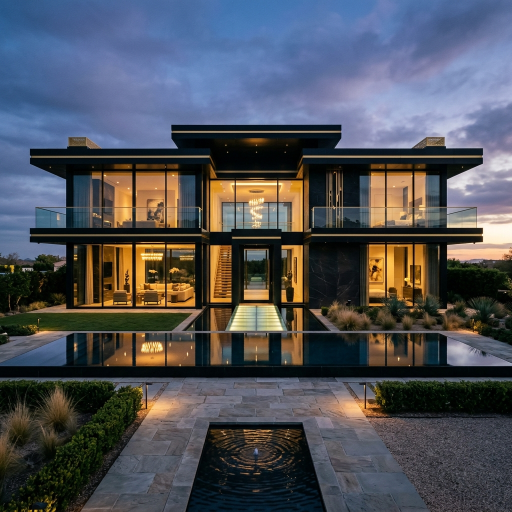
#> input picture hero_mansion.jpg, 1024 x 1024 px (shown at 1/2 size)
$ python panorama_viewer.py ../hero_mansion.jpg
#> lines starting #> are read from the running program, lines starting #| are printed output that depends on the picture; after the words box and inside, x2 and y2 are one past the last pixel; in counts of white or black regions, pixels touching at a corner belong together
import argparse
import cv2
import numpy as np


def clamp(value, minimum, maximum):
    """Clamp a value between minimum and maximum."""
    return max(minimum, min(value, maximum))


class InteractivePanoramaViewer:
    """Interactive viewer that supports panning and cursor-centered zoom."""

    def __init__(self, image_path, window_name="Panorama Viewer", window_size=(1280, 720)):
#> called with image_path = '../hero_mansion.jpg', window_name = 'Panorama Viewer', window_size = (1280, 720)
        self.window_name = window_name
        self.window_width, self.window_height = window_size

        self.image = cv2.imread(image_path, cv2.IMREAD_COLOR)
#> self.image is the input picture: shape (1024, 1024, 3); mean B, G, R 88.3, 81.6, 79.4
        if self.image is None:
            raise ValueError(f"Could not load image: {image_path}")

        self.image_height, self.image_width = self.image.shape[:2]
#> self.image_height = 1024; self.image_width = 1024

        self.zoom = 1.0
        self.target_zoom = 1.0
        self.min_zoom = 0.5
        self.max_zoom = 3.0
        self.zoom_step = 0.1
        self.zoom_smooth = 0.2

        # For horizontal panning on the panorama
        self.center_x = self.image_width // 2
#> self.center_x = 512
        self.center_y = self.image_height // 2
#> self.center_y = 512

        # Cursor position inside the display window
        self.cursor_x = self.window_width // 2
        self.cursor_y = self.window_height // 2

        # Mouse state flags
        self.is_dragging = False
        self.last_mouse_x = None
        self.pan_speed = 1.0

        cv2.namedWindow(self.window_name, cv2.WINDOW_NORMAL | cv2.WINDOW_KEEPRATIO)
        cv2.resizeWindow(self.window_name, self.window_width, self.window_height)
        cv2.setMouseCallback(self.window_name, self._mouse_callback)

    # [66 lines left out: functions _window_to_image_coords, _update_target_center_for_zoom, _mouse_callback, _change_zoom, not called in this run]

    def _draw_overlay(self, frame):
        """Draw zoom level, controls, and boundary helper overlays."""
        text = f"Zoom: {self.zoom:.2f}x | +/- or mouse wheel | Drag horizontally to pan"
        cv2.rectangle(frame, (10, 10), (self.window_width - 10, 38), (0, 0, 0), cv2.FILLED)
        cv2.putText(frame, text, (15, 30), cv2.FONT_HERSHEY_SIMPLEX, 0.7, (255, 255, 255), 2, cv2.LINE_AA)

        # Draw a subtle center cursor target to help users see zoom anchor.
        cv2.circle(frame, (self.cursor_x, self.cursor_y), 8, (255, 255, 255), 1, cv2.LINE_AA)
        cv2.circle(frame, (self.cursor_x, self.cursor_y), 3, (0, 255, 0), -1)

    def _render_frame(self):
        """Crop and rescale the panorama region for the current zoom and pan state."""
        # Smoothly interpolate zoom for a fluid experience.
        if abs(self.zoom - self.target_zoom) > 0.001:
            self.zoom += (self.target_zoom - self.zoom) * self.zoom_smooth
        else:
            self.zoom = self.target_zoom

        view_w = int(self.window_width / self.zoom)
        view_h = int(self.window_height / self.zoom)

        view_w = clamp(view_w, 1, self.image_width)
#> view_w = 1024
        view_h = clamp(view_h, 1, self.image_height)
#> view_h = 720

        self.center_y = clamp(self.center_y, view_h // 2, self.image_height - view_h // 2)

        x1 = self.center_x - view_w // 2
#> x1 = 0
        x2 = x1 + view_w
#> x2 = 1024
        y1 = self.center_y - view_h // 2
#> y1 = 152
        y2 = y1 + view_h
#> y2 = 872

        if y1 < 0:
            y1 = 0
            y2 = view_h
        if y2 > self.image_height:
            y2 = self.image_height
            y1 = self.image_height - view_h

        if x1 < 0 or x2 > self.image_width:
            # Wrap horizontally for a seamless 360-panorama.
            x1_mod = x1 % self.image_width
            x2_mod = x2 % self.image_width
            if x1_mod < x2_mod:
                viewport = self.image[y1:y2, x1_mod:x2_mod]
            else:
                left_slice = self.image[y1:y2, x1_mod:]
                right_slice = self.image[y1:y2, :x2_mod]
                viewport = np.concatenate((left_slice, right_slice), axis=1)
        else:
            viewport = self.image[y1:y2, x1:x2]
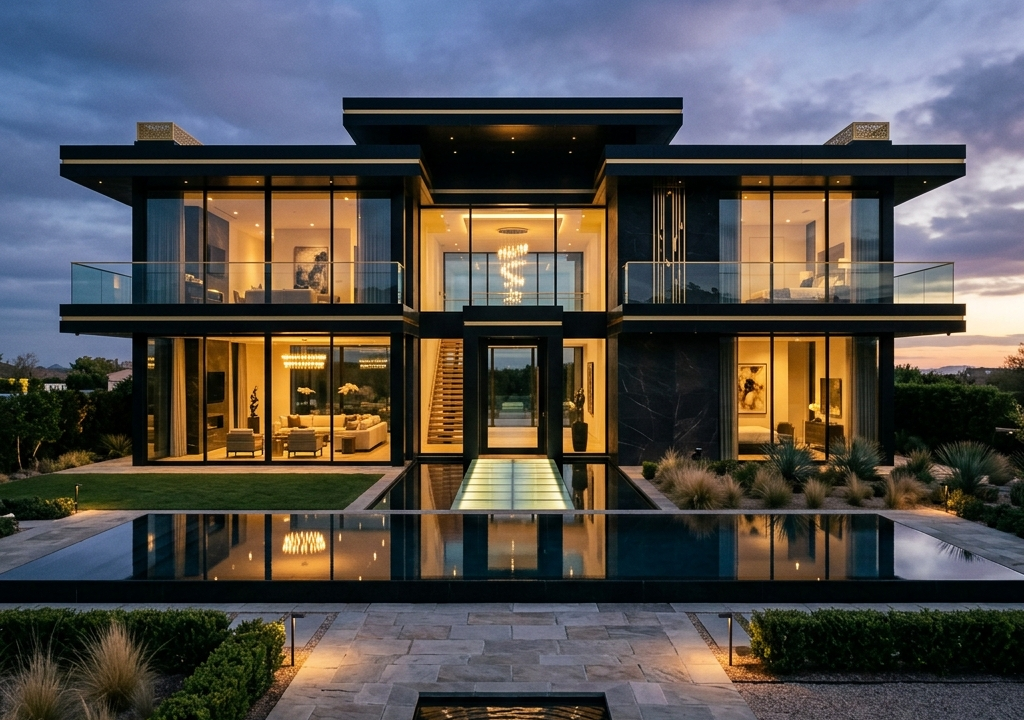
#> viewport: shape (720, 1024, 3); mean B, G, R 78.4, 80.3, 83.9

        frame = cv2.resize(viewport, (self.window_width, self.window_height), interpolation=cv2.INTER_LINEAR)
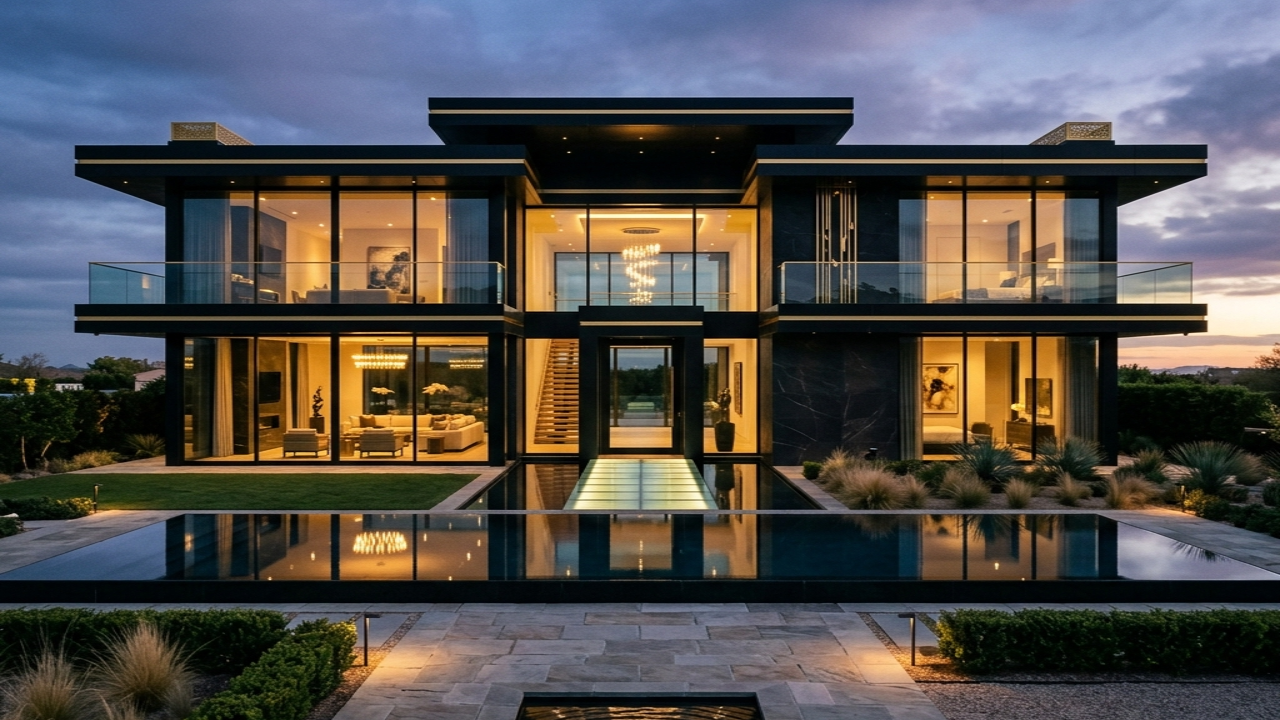
#> frame: shape (720, 1280, 3); mean B, G, R 78.4, 80.4, 84
        self._draw_overlay(frame)
#> in _draw_overlay, `cv2.putText(frame, text, (15, 30), cv2.FONT_HERSHEY_SIMPLEX, 0.7, (255..`:
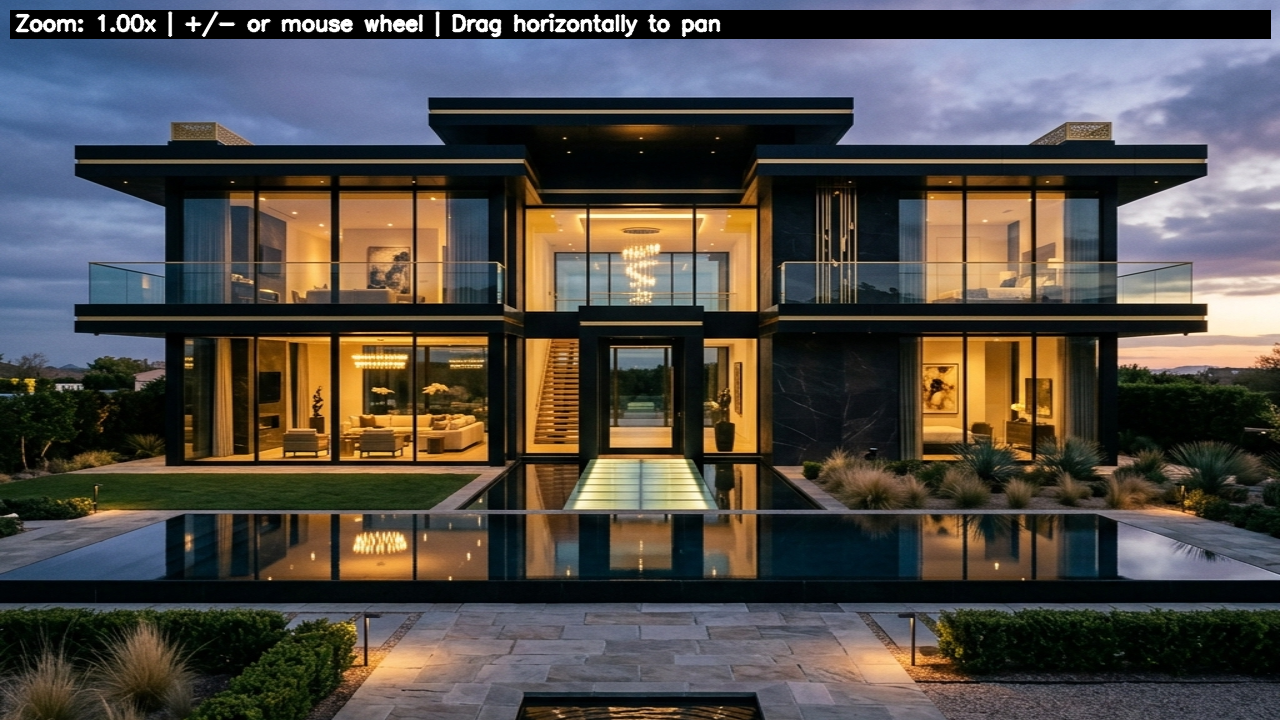
#> frame: shape (720, 1280, 3); mean B, G, R 72.8, 76.6, 80.9
#> in _draw_overlay, `cv2.circle(frame, (self.cursor_x, self.cursor_y), 8, (255, 255, 255), ..`: frame: shape (720, 1280, 3); 0.01% of pixels changed, all inside (x1, y1, x2, y2) = (631, 351, 650, 370)
#> in _draw_overlay, `cv2.circle(frame, (self.cursor_x, self.cursor_y), 3, (0, 255, 0), -1)`: frame: shape (720, 1280, 3); mean B, G, R 72.8, 76.6, 80.9
        return frame

    def run(self):
        """Open the viewer window and handle keyboard input."""
        while True:
            frame = self._render_frame()
            cv2.imshow(self.window_name, frame)

            key = cv2.waitKey(20) & 0xFF
#> (key Esc is pressed here)
            if key == 27:  # ESC
                break
            if key in (ord('+'), ord('=')):
                self._change_zoom(1, self.cursor_x, self.cursor_y)
            elif key == ord('-'):
                self._change_zoom(-1, self.cursor_x, self.cursor_y)
            elif key == ord('0'):
                self.target_zoom = 1.0
                self._update_target_center_for_zoom(self.cursor_x, self.cursor_y, self.target_zoom)

            # Keyboard panning fallback.
            elif key == ord('a') or key == 81:  # left arrow
                self.center_x -= int(40 / self.zoom)
                self.center_x %= self.image_width
            elif key == ord('d') or key == 83:  # right arrow
                self.center_x += int(40 / self.zoom)
                self.center_x %= self.image_width

        cv2.destroyAllWindows()


def main():
    parser = argparse.ArgumentParser(description="Interactive 360° panorama viewer with zoom and pan.")
    parser.add_argument("image_path", help="Path to the stitched panorama image")
    parser.add_argument("--width", type=int, default=1280, help="Viewer window width")
    parser.add_argument("--height", type=int, default=720, help="Viewer window height")
    args = parser.parse_args()

    viewer = InteractivePanoramaViewer(args.image_path, window_size=(args.width, args.height))
    viewer.run()


if __name__ == "__main__":
    main()
